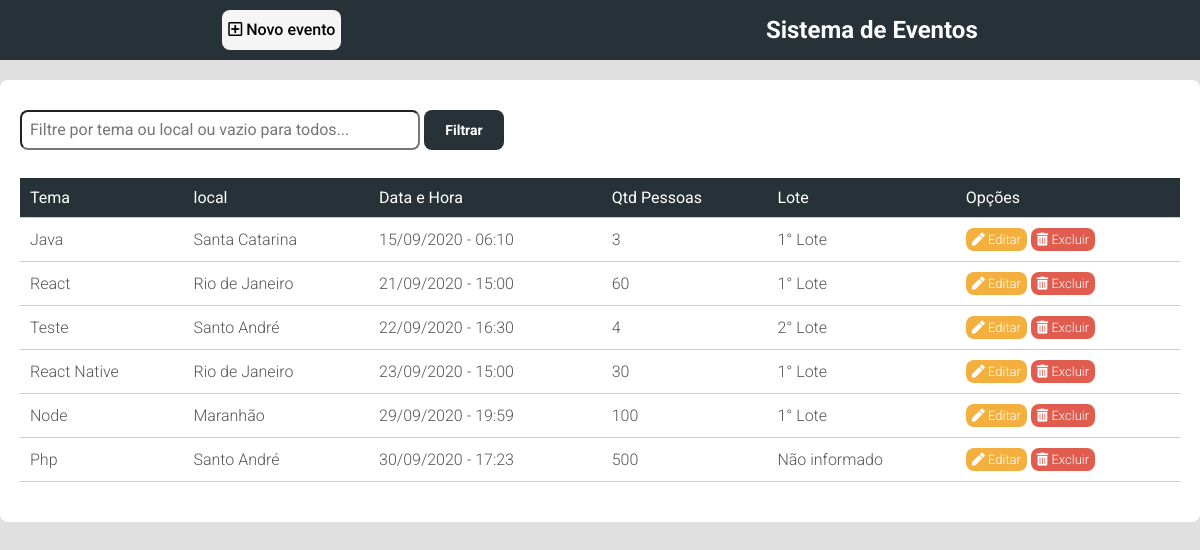
The page / on the database its author committed.
### classes/MySql.php (called while the page is built)
<?php
	class MySql{
		private static $pdo;
		public static function conectar(){
			if(self::$pdo == null){
				try{
					self::$pdo = new PDO('mysql:host='.HOST.';dbname='.DATABASE,USER,PASSWORD,array(PDO::MYSQL_ATTR_INIT_COMMAND => "SET NAMES utf8"));
					self::$pdo->setAttribute(PDO::ATTR_ERRMODE, PDO::ERRMODE_EXCEPTION);
				}catch(Exception $e){
					echo 'Erro ao tentar se conectar';
				}
			}
			return self::$pdo;
		}
	}
?>

### classes/Eventos.php (called while the page is built, shortened)
<?php
	class Eventos
	{
        public static function selectAll($tabela, $start = null, $end = null){
			if($start == null && $end == null)
				$sql = MySql::conectar()->prepare("SELECT * FROM `$tabela` ORDER BY data ASC");
			else
				$sql = MySql::conectar()->prepare("SELECT * FROM `$tabela` ORDER BY data ASC LIMIT $start, $end");
			$sql->execute();
			return $sql->fetchAll();
		}
    }
?>

### pages/home.php (the view, shortened to what this page needs)
<?php
    $eventos = Eventos::selectAll('desafio.eventos');
?>
<div class="container">
    <div class="busca">
        <form method="post">
            <input type="text" name="busca" Placeholder="Filtre por tema ou local ou vazio para todos...">
            <input type="submit" name="acao" value="Filtrar">
        </form>
    </div>
    <div class="wraper-table">
        <table>
            <tr>
                <td>Tema</td>
                <td>local</td>
                <td>Data e Hora</td>
                <td>Qtd Pessoas</td>
                <td>Lote</td>
                <td>Opções</td>
            </tr>
            <?php
            if (isset($_POST['acao'])){
                $busca = $_POST['busca'];
                $sql = MySql::conectar()->prepare("SELECT * FROM `desafio.eventos` WHERE tema LIKE '%$busca%' or local LIKE '%$busca%'ORDER BY data ASC");
                $sql->execute();
                $sql = $sql->fetchAll();
                $sql2 = MySql::conectar()->prepare("SELECT * FROM `desafio.eventos` WHERE tema LIKE '%$busca%' or local LIKE '%$busca%'");
                $sql2->execute();
                if ($sql2->rowCount() == 0) {
                    foreach ($eventos as $key => $value) { ?>
                        <tr>
                            <td><?php echo $value['tema']; ?></td>
                            <td><?php echo $value['local']; ?></td>
                            <td><?php echo date('d/m/Y',strtotime($value['data'])).' - '.date('H:i',strtotime($value['hora'])); ?></td>
                            <td><?php echo $value['qtd_pessoas']; ?></td>
                            <td><?php echo $value['lote']; ?></td>
                            <td><a href="<?php echo INCLUDE_PATH ?>editar-evento?id=<?php echo $value['id']; ?>" class="btn edit">Editar</a> <a href="<?php INCLUDE_PATH ?>?excluir=<?php echo $value['id']; ?>" class="btn delete">Excluir</a></td>
                        </tr>
                    <?php }
                }else {
                    foreach ($sql as $key => $value) { ?>
                        <tr>
                            <td><?php echo $value['tema']; ?></td>
                            <td><?php echo $value['local']; ?></td>
                            <td><?php echo date('d/m/Y',strtotime($value['data'])).' - '.date('H:i',strtotime($value['hora'])); ?></td>
                            <td><?php echo $value['qtd_pessoas']; ?></td>
                            <td><?php echo $value['lote']; ?></td>
                            <td><a href="<?php echo INCLUDE_PATH ?>editar-evento?id=<?php echo $value['id']; ?>" class="btn edit">Editar</a> <a href="<?php INCLUDE_PATH ?>?excluir=<?php echo $value['id']; ?>" class="btn delete">Excluir</a></td>
                        </tr>
                    <?php }
                }
            } else {
                foreach ($eventos as $key => $value) { ?>
                    <tr>
                        <td><?php echo $value['tema']; ?></td>
                        <td><?php echo $value['local']; ?></td>
                        <td><?php echo date('d/m/Y',strtotime($value['data'])).' - '.date('H:i',strtotime($value['hora'])); ?></td>
                        <td><?php echo $value['qtd_pessoas']; ?></td>
                        <td><?php echo $value['lote']; ?></td>
                        <td><a href="<?php echo INCLUDE_PATH ?>editar-evento?id=<?php echo $value['id']; ?>" class="btn edit"><i class="fas fa-pen"></i> Editar</a>
                        <a href="<?php INCLUDE_PATH ?>?excluir=<?php echo $value['id']; ?>" class="btn delete"><i class="fas fa-trash-alt"></i> Excluir</a></td>
                    </tr>
                <?php }
            }?>
        </table>
    </div>
</div>

### index.php (shortened to what this page needs)
<!DOCTYPE html>
<html lang="en">
<head>
    <link rel="stylesheet" href="css/all.min.css">
    <link rel="stylesheet" href="css/style.css">
</head>
<body>
<?php
	$url = isset($_GET['url']) ? $_GET['url'] : 'home';
?>
        <header>
            <nav>
                <?php if ($url != 'novo-evento' && $url != 'editar-evento') { ?>
                    <a href="<?php echo INCLUDE_PATH; ?>novo-evento" class="new event"><i class="far fa-plus-square"></i> Novo evento</a>
                    <div class="busca">
                        <h2>Sistema de Eventos</h2>
                    </div>
                <?php } ?>
            </nav>
        </header>
        <?php
		if(file_exists('pages/'.$url.'.php')){
			include('pages/'.$url.'.php');
		}else{
			include('pages/home.php');
		}
	?>
</body>
</html>

### css/style.css (style rules this page uses)
:root { --navBg-color: #263238; --bodyBg-color: #e0e0e0; --containerBg-color: #ffffff; --eventBg-color:#f5f5f5; --btnEditBg-color: #F4B03E; --btnDeleteBg-color: #E05C4E; --btnSuccessBg-color: #28a745; --failBg-color: #dc3545; }
* { margin: 0; padding: 0; box-sizing: border-box; font-family: 'Roboto', sans-serif; }
a { text-decoration: none; color: white; }
body { background-color: var(--bodyBg-color); display: flex; flex-direction: column; align-items: center; }
header { width: 100%; margin: 0 auto; background-color: var(--navBg-color); }
nav { display: flex; justify-content: space-around; align-items: center; padding: 10px; }
.busca h2 { color: white; }
.busca form input[type=text] { margin-top: 8px; font-size: 16px; color: black; width: 400px; height: 40px; padding-left: 8px; border: 1 solid #fff; margin-bottom: 5px; border-radius: 8px; }
.busca form input[type=submit] { width: 80px; height: 40px; margin-bottom: 8px; cursor: pointer; margin-top: 10px; background: var(--navBg-color); font-size: 14px; font-weight: 700; color: white; border: 0; border-radius: 8px; }
nav a.new { height: 40px; display: inline-block; font-size: 16px; font-weight: 500; color: black; text-decoration: none; padding: 10px 6px; }
nav a.new.event { background: var(--eventBg-color); border-radius: 8px; }
.container { display: flex; flex-direction: column; width: 100%; max-width: 1200px; background-color: var(--containerBg-color); padding: 20px; margin-top: 20px; border-radius: 8px; }
.wraper-table { overflow-x: auto; }
table { font-weight: 300; width: 100%; min-width: 900px; margin: 20px 0; border-collapse: collapse; }
table tr:nth-of-type(1) { background: var(--navBg-color); font-weight: normal; color: white; }
table tr { border-bottom: 1px solid #ccc; }
table tr { color: #555; }
table td { padding: 10px; }
table a.btn { display: inline-block; font-size: 13px; color: white; text-decoration: none; padding: 4px 6px; border-radius: 8px; }
a.btn.edit { background: var(--btnEditBg-color); }
a.btn.delete { background: var(--btnDeleteBg-color); }

### rows shown on the page
desafio.eventos: tema "Java", local "Santa Catarina", data "15/09/2020", hora "06:10", qtd_pessoas "3", lote "1° Lote"
desafio.eventos: tema "React", local "Rio de Janeiro", data "21/09/2020", hora "15:00", qtd_pessoas "60", lote "1° Lote"
desafio.eventos: tema "Teste", local "Santo André", data "22/09/2020", hora "16:30", qtd_pessoas "4", lote "2° Lote"
desafio.eventos: tema "React Native", local "Rio de Janeiro", data "23/09/2020", hora "15:00", qtd_pessoas "30", lote "1° Lote"
desafio.eventos: tema "Node", local "Maranhão", data "29/09/2020", hora "19:59", qtd_pessoas "100", lote "1° Lote"
desafio.eventos: tema "Php", local "Santo André", data "30/09/2020", hora "17:23", qtd_pessoas "500", lote "Não informado"
